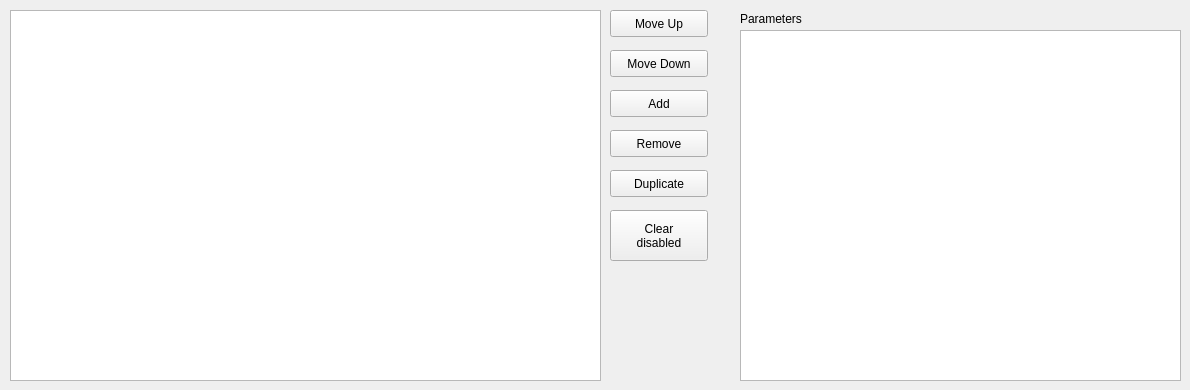
    <widget class="QWidget" name="algo_tab">
     <attribute name="title">
      <string>Algorithms</string>
     </attribute>
     <widget class="QTableView" name="algo_list">
      <property name="geometry">
       <rect>
        <x>10</x>
        <y>10</y>
        <width>591</width>
        <height>371</height>
       </rect>
      </property>
      <property name="whatsThis">
       <string>&lt;html&gt;&lt;head/&gt;&lt;body&gt;&lt;p&gt;List of all the algorithms configured in the current profile. Only those with the enable tick will be included in the output file. The algorithms will be executed in the order in which they are displayed.&lt;/p&gt;&lt;/body&gt;&lt;/html&gt;</string>
      </property>
     </widget>
     <widget class="QPushButton" name="algo_moveup">
      <property name="geometry">
       <rect>
        <x>610</x>
        <y>10</y>
        <width>98</width>
        <height>27</height>
       </rect>
      </property>
      <property name="whatsThis">
       <string>&lt;html&gt;&lt;head/&gt;&lt;body&gt;&lt;p&gt;Move the selected algorithm earlier in the processing pipeline.&lt;/p&gt;&lt;/body&gt;&lt;/html&gt;</string>
      </property>
      <property name="text">
       <string>Move Up</string>
      </property>
     </widget>
     <widget class="QPushButton" name="algo_movedown">
      <property name="geometry">
       <rect>
        <x>610</x>
        <y>50</y>
        <width>98</width>
        <height>27</height>
       </rect>
      </property>
      <property name="whatsThis">
       <string>&lt;html&gt;&lt;head/&gt;&lt;body&gt;&lt;p&gt;Move the selected algorithm later in the processing pipeline.&lt;/p&gt;&lt;/body&gt;&lt;/html&gt;</string>
      </property>
      <property name="text">
       <string>Move Down</string>
      </property>
     </widget>
     <widget class="QPushButton" name="algo_add">
      <property name="geometry">
       <rect>
        <x>610</x>
        <y>90</y>
        <width>98</width>
        <height>27</height>
       </rect>
      </property>
      <property name="whatsThis">
       <string>&lt;html&gt;&lt;head/&gt;&lt;body&gt;&lt;p&gt;Add a new algorithm. The new algorithm will be appended at the end of the processing pipeline.&lt;/p&gt;&lt;/body&gt;&lt;/html&gt;</string>
      </property>
      <property name="text">
       <string>Add</string>
      </property>
     </widget>
     <widget class="QPushButton" name="algo_remove">
      <property name="geometry">
       <rect>
        <x>610</x>
        <y>130</y>
        <width>98</width>
        <height>27</height>
       </rect>
      </property>
      <property name="whatsThis">
       <string>&lt;html&gt;&lt;head/&gt;&lt;body&gt;&lt;p&gt;Remove the currenly selected algorithm.&lt;/p&gt;&lt;/body&gt;&lt;/html&gt;</string>
      </property>
      <property name="text">
       <string>Remove</string>
      </property>
     </widget>
     <widget class="QTableView" name="algo_param_list">
      <property name="geometry">
       <rect>
        <x>740</x>
        <y>30</y>
        <width>441</width>
        <height>351</height>
       </rect>
      </property>
      <property name="whatsThis">
       <string>&lt;html&gt;&lt;head/&gt;&lt;body&gt;&lt;p&gt;The parameter list of the currently selected algorithm.&lt;/p&gt;&lt;/body&gt;&lt;/html&gt;</string>
      </property>
     </widget>
     <widget class="QLabel" name="label_17">
      <property name="geometry">
       <rect>
        <x>740</x>
        <y>10</y>
        <width>81</width>
        <height>17</height>
       </rect>
      </property>
      <property name="text">
       <string>Parameters</string>
      </property>
     </widget>
     <widget class="QPushButton" name="algo_duplicate">
      <property name="geometry">
       <rect>
        <x>610</x>
        <y>170</y>
        <width>98</width>
        <height>27</height>
       </rect>
      </property>
      <property name="whatsThis">
       <string>&lt;html&gt;&lt;head/&gt;&lt;body&gt;&lt;p&gt;Duplicate the currently selected algorithm. The new algorithm will be appended at the end of the processing pipeline and it's output variables will be cleared.&lt;/p&gt;&lt;/body&gt;&lt;/html&gt;</string>
      </property>
      <property name="text">
       <string>Duplicate</string>
      </property>
     </widget>
     <widget class="QPushButton" name="algo_clear">
      <property name="geometry">
       <rect>
        <x>610</x>
        <y>210</y>
        <width>98</width>
        <height>51</height>
       </rect>
      </property>
      <property name="whatsThis">
       <string>&lt;html&gt;&lt;head/&gt;&lt;body&gt;&lt;p&gt;Duplicate the currently selected algorithm. The new algorithm will be appended at the end of the processing pipeline and it's output variables will be cleared.&lt;/p&gt;&lt;/body&gt;&lt;/html&gt;</string>
      </property>
      <property name="text">
       <string>Clear
disabled</string>
      </property>
     </widget>
    </widget>
